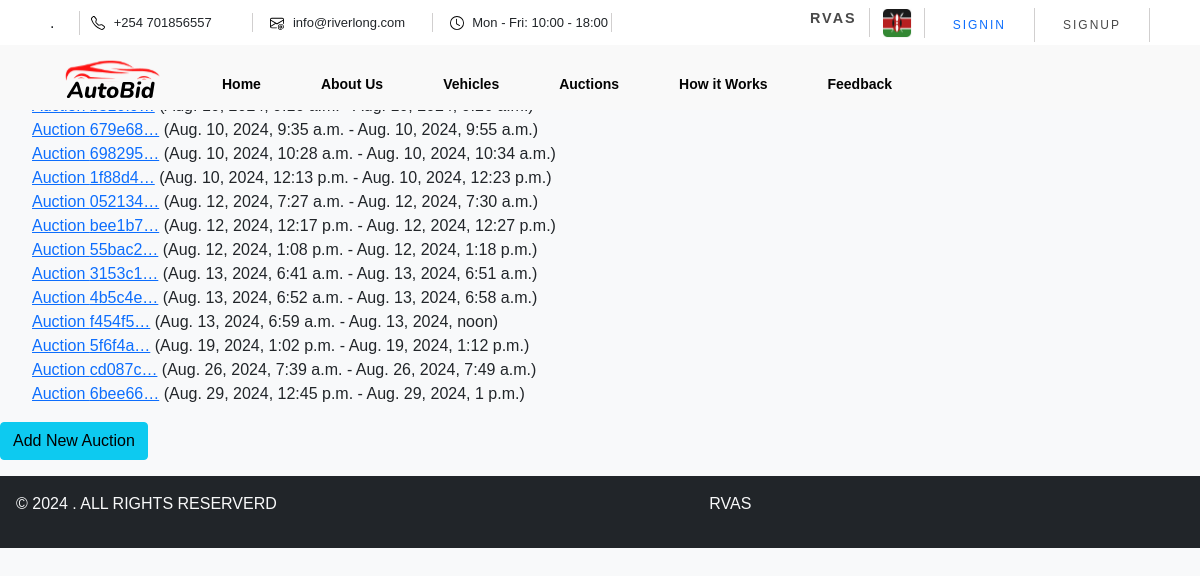
The page /auctions/ on the database as committed earlier.
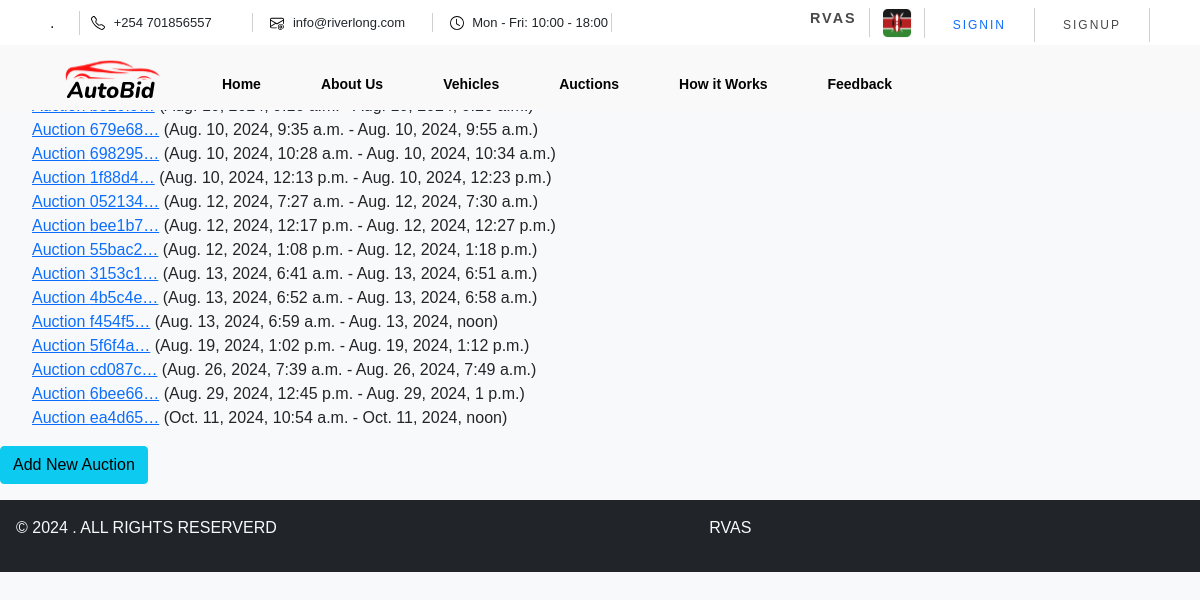
The same page on the database as committed later.
### vehicles/models.py (models this page shows, shortened)
class Auction(models.Model):
    auction_id = models.UUIDField(default=uuid.uuid4, editable=False, unique=True)
    start_date = models.DateTimeField()
    end_date = models.DateTimeField()
    created_at = models.DateTimeField(auto_now_add=True)
    vehicles = models.ManyToManyField('Vehicle', related_name='auctions')
    approved = models.BooleanField(default=False)

### vehicles/views.py (the view)
# urls.py: path('auctions/', views.auction_list, name='auction_list'),
def auction_list(request):
    auctions = Auction.objects.all()
    return render(request, 'admin/auctions.html', {'auctions': auctions})

### vehicles/templates/Admin/auctions.html
{% extends "vehicles/base.html" %}
{% block content %}
<h2>Auctions</h2>
<ul>
    {% for auction in auctions %}
    <li>
        <a href="{% url 'auction_detail' auction.pk %}">Auction {{ auction.auction_id|truncatechars:7 }}</a> ({{ auction.start_date }} - {{ auction.end_date }})
    </li>
    {% endfor %}
</ul>
<a class="btn btn-info" href="{% url 'auction_add' %}">Add New Auction</a>
{% endblock %}

Rows that differ between the two databases and show on the page:
added Auction: auction_id "ea4d65…", start_date "Oct. 11, 2024, 10:54 a.m.", end_date "Oct. 11, 2024, noon"
